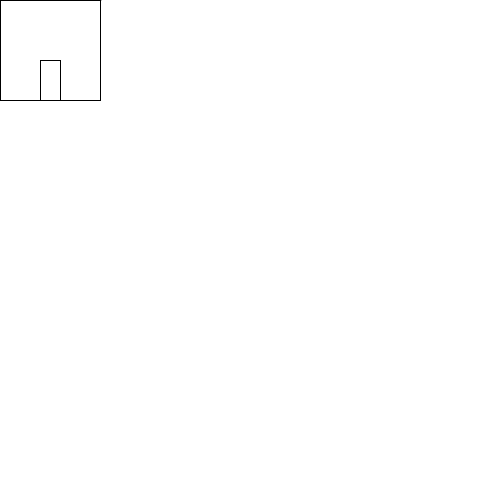
Frame 1 (no input)
Frame 60 (the mouse pressed at the canvas centre just before this capture): identical to frame 1, image omitted
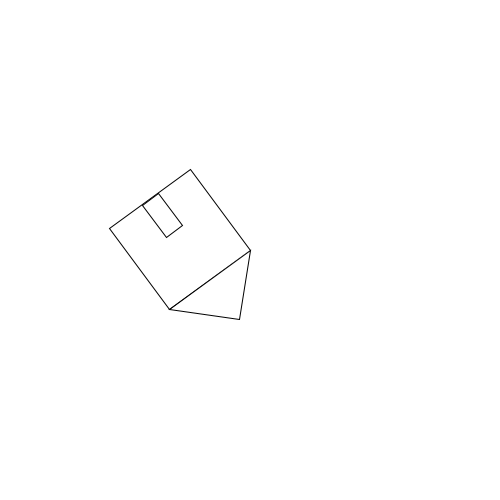
Frame 120 (the mouse held since frame 60 and released just before this capture)

The Processing sketch that drew these frames (run headless with seeded random() and noise(); from frame 60 on, the mouse is pressed at the canvas centre):

// Processing sketch: functions
// ── functions.pde
void setup() {
  size(500,500);    
}

void draw() {    
  background(255);
  house(mouseX,mouseY,mouseX*0.01);
}
// ── house.pde

void house(float x, float y, float r) {
  pushMatrix();
  translate(x,y);
  rotate(r);
  rect(0,0,100,100);
  triangle(0,0,100,0,50,-50);  
  rect(40,60,20,40);
  popMatrix();
}
